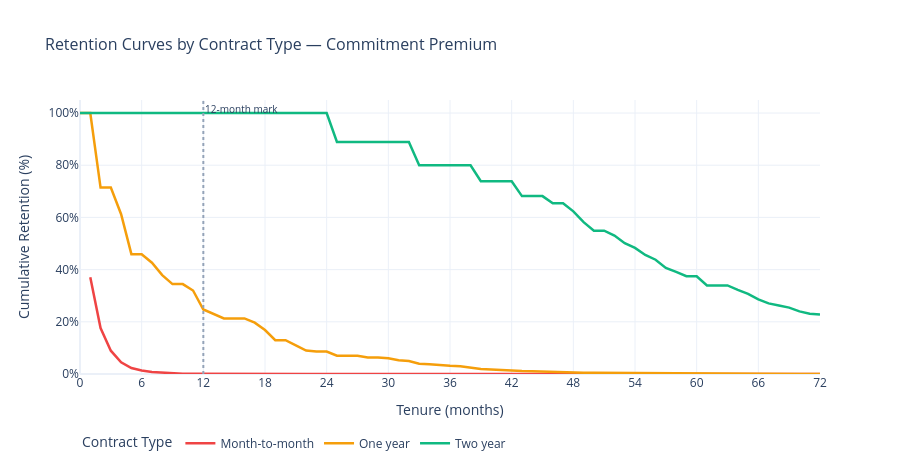

The cell this chart's notebook holds for it:
### Markdown cell above
---
### 3.2 Contract Cohort Retention Curves
**Business Rationale:** The aggregate retention curve masks dramatically different behaviour across contract types. Month-to-month customers represent a structurally different risk profile — every billing cycle is a churn decision. Annual and two-year customers have made an upfront commitment that resets the psychology of cancellation. Visualising these three curves side-by-side quantifies the *value of commitment* — the retention premium earned by migrating a customer from month-to-month to an annual plan.

### Code cell
# 3.2 — Contract Cohort Retention Curves (side-by-side comparison)
print("=" * 70)
print("3.2  CONTRACT COHORT RETENTION CURVES")
print("=" * 70)

contract_colors = {
    "Month-to-month": "#ef4444",
    "One year":       "#f59e0b",
    "Two year":       "#10b981"
}

fig_cohort = go.Figure()

cohort_data = {}  # store for milestone table in 3.5

for contract_type, color in contract_colors.items():
    subset = df[df["Contract"] == contract_type]

    ts = (
        subset.groupby("tenure")
        .agg(
            total=("customerID", "count"),
            churned=("Churn", lambda x: (x == "Yes").sum())
        )
        .reset_index()
        .sort_values("tenure")
    )
    ts["churn_rate_at_t"] = ts["churned"] / ts["total"]
    ts["survival_prob"] = (1 - ts["churn_rate_at_t"]).cumprod()
    ts["retention_pct"] = (ts["survival_prob"] * 100).round(2)
    cohort_data[contract_type] = ts  # save for 3.5

    fig_cohort.add_trace(go.Scatter(
        x=ts["tenure"],
        y=ts["retention_pct"],
        mode="lines",
        name=contract_type,
        line=dict(color=color, width=2.5),
        hovertemplate=f"<b>{contract_type}</b><br>Month %{{x}}<br>Retention: %{{y:.1f}}%<extra></extra>"
    ))

# Add month-12 reference line
fig_cohort.add_vline(x=12, line_dash="dot", line_color="#94a3b8",
                     annotation_text="12-month mark", annotation_position="top right",
                     annotation_font_size=10)

fig_cohort.update_layout(
    title=dict(text="Retention Curves by Contract Type — Commitment Premium", font_size=16),
    xaxis_title="Tenure (months)",
    yaxis_title="Cumulative Retention (%)",
    yaxis=dict(range=[0, 105], ticksuffix="%"),
    xaxis=dict(dtick=6),
    template="plotly_white",
    height=470,
    legend=dict(title="Contract Type", orientation="h", y=-0.2),
    hovermode="x unified"
)
fig_cohort.show()

# Print retention gap at key points
print(f"\n{'Contract':<20} {'Month-3':>10} {'Month-6':>10} {'Month-12':>12}")
print("-" * 55)
for ct, ts in cohort_data.items():
    def ret_at(m):
        r = ts[ts["tenure"] <= m]
        return f"{r.iloc[-1]['retention_pct']:.1f}%" if len(r) else "N/A"
    print(f"{ct:<20} {ret_at(3):>10} {ret_at(6):>10} {ret_at(12):>12}")

print("=" * 70)

### Figure 1 — Plotly figure (JSON) as saved in the notebook; plotly's stock layout.template omitted (floating-point values rounded to 4 significant figures)
{"data": [{"hovertemplate": "<b>Month-to-month</b><br>Month %{x}<br>Retention: %{y:.1f}%<extra></extra>", "line": {"color": "#ef4444", "width": 2.5}, "mode": "lines", "name": "Month-to-month", "type": "scatter", "x": [1, 2, 3, 4, 5, 6, 7, 8, 9, 10, 11, 12, 13, 14, 15, 16, 17, 18, 19, 20, 21, 22, 23, 24, 25, 26, 27, 28, 29, 30, 31, 32, 33, 34, 35, 36, 37, 38, 39, 40, 41, 42, 43, 44, 45, 46, 47, 48, 49, 50, 51, 52, 53, 54, 55, 56, 57, 58, 59, 60, 61, 62, 63, 64, 65, 66, 67, 68, 69, 70, 71, 72], "y": [37.09, 17.58, 8.93, 4.49, 2.28, 1.32, 0.74, 0.44, 0.25, 0.13, 0.08, 0.05, 0.03, 0.02, 0.01, 0.01, 0.0, 0.0, 0.0, 0.0, 0.0, 0.0, 0.0, 0.0, 0.0, 0.0, 0.0, 0.0, 0.0, 0.0, 0.0, 0.0, 0.0, 0.0, 0.0, 0.0, 0.0, 0.0, 0.0, 0.0, 0.0, 0.0, 0.0, 0.0, 0.0, 0.0, 0.0, 0.0, 0.0, 0.0, 0.0, 0.0, 0.0, 0.0, 0.0, 0.0, 0.0, 0.0, 0.0, 0.0, 0.0, 0.0, 0.0, 0.0, 0.0, 0.0, 0.0, 0.0, 0.0, 0.0, 0.0, 0.0]}, {"hovertemplate": "<b>One year</b><br>Month %{x}<br>Retention: %{y:.1f}%<extra></extra>", "line": {"color": "#f59e0b", "width": 2.5}, "mode": "lines", "name": "One year", "type": "scatter", "x": [0, 1, 2, 3, 4, 5, 6, 7, 8, 9, 10, 11, 12, 13, 14, 15, 16, 17, 18, 19, 20, 21, 22, 23, 24, 25, 26, 27, 28, 29, 30, 31, 32, 33, 34, 35, 36, 37, 38, 39, 40, 41, 42, 43, 44, 45, 46, 47, 48, 49, 50, 51, 52, 53, 54, 55, 56, 57, 58, 59, 60, 61, 62, 63, 64, 65, 66, 67, 68, 69, 70, 71, 72], "y": [100.0, 100.0, 71.43, 71.43, 61.22, 45.92, 45.92, 42.64, 37.9, 34.46, 34.46, 31.99, 24.72, 23.07, 21.3, 21.3, 21.3, 19.66, 16.85, 12.96, 12.96, 10.97, 8.97, 8.63, 8.63, 6.99, 6.99, 6.99, 6.35, 6.35, 6.02, 5.26, 4.99, 3.9, 3.69, 3.29, 3.12, 2.95, 2.39, 1.96, 1.77, 1.52, 1.37, 1.19, 1.09, 0.93, 0.77, 0.73, 0.6, 0.49, 0.47, 0.44, 0.41, 0.33, 0.23, 0.21, 0.17, 0.16, 0.13, 0.11, 0.1, 0.09, 0.08, 0.07, 0.06, 0.05, 0.05, 0.04, 0.03, 0.03, 0.02, 0.02, 0.02]}, {"hovertemplate": "<b>Two year</b><br>Month %{x}<br>Retention: %{y:.1f}%<extra></extra>", "line": {"color": "#10b981", "width": 2.5}, "mode": "lines", "name": "Two year", "type": "scatter", "x": [0, 1, 2, 3, 4, 5, 6, 7, 8, 9, 10, 11, 12, 13, 14, 15, 16, 17, 18, 19, 20, 21, 22, 23, 24, 25, 26, 27, 28, 29, 30, 31, 32, 33, 34, 35, 36, 37, 38, 39, 40, 41, 42, 43, 44, 45, 46, 47, 48, 49, 50, 51, 52, 53, 54, 55, 56, 57, 58, 59, 60, 61, 62, 63, 64, 65, 66, 67, 68, 69, 70, 71, 72], "y": [100.0, 100.0, 100.0, 100.0, 100.0, 100.0, 100.0, 100.0, 100.0, 100.0, 100.0, 100.0, 100.0, 100.0, 100.0, 100.0, 100.0, 100.0, 100.0, 100.0, 100.0, 100.0, 100.0, 100.0, 100.0, 88.89, 88.89, 88.89, 88.89, 88.89, 88.89, 88.89, 88.89, 80.0, 80.0, 80.0, 80.0, 80.0, 80.0, 73.85, 73.85, 73.85, 73.85, 68.17, 68.17, 68.17, 65.44, 65.44, 62.32, 58.17, 54.94, 54.94, 53.04, 50.1, 48.31, 45.62, 43.8, 40.67, 39.11, 37.48, 37.48, 33.96, 33.96, 33.96, 32.26, 30.73, 28.58, 27.05, 26.22, 25.43, 23.98, 23.11, 22.84]}], "layout": {"annotations": [{"font": {"size": 10}, "showarrow": false, "text": "12-month mark", "x": 12, "xanchor": "left", "xref": "x", "y": 1, "yanchor": "top", "yref": "y domain"}], "height": 470, "hovermode": "x unified", "legend": {"orientation": "h", "title": {"text": "Contract Type"}, "y": -0.2}, "shapes": [{"line": {"color": "#94a3b8", "dash": "dot"}, "type": "line", "x0": 12, "x1": 12, "xref": "x", "y0": 0, "y1": 1, "yref": "y domain"}], "title": {"font": {"size": 16}, "text": "Retention Curves by Contract Type — Commitment Premium"}, "xaxis": {"dtick": 6, "title": {"text": "Tenure (months)"}}, "yaxis": {"range": [0, 105], "ticksuffix": "%", "title": {"text": "Cumulative Retention (%)"}}}}
